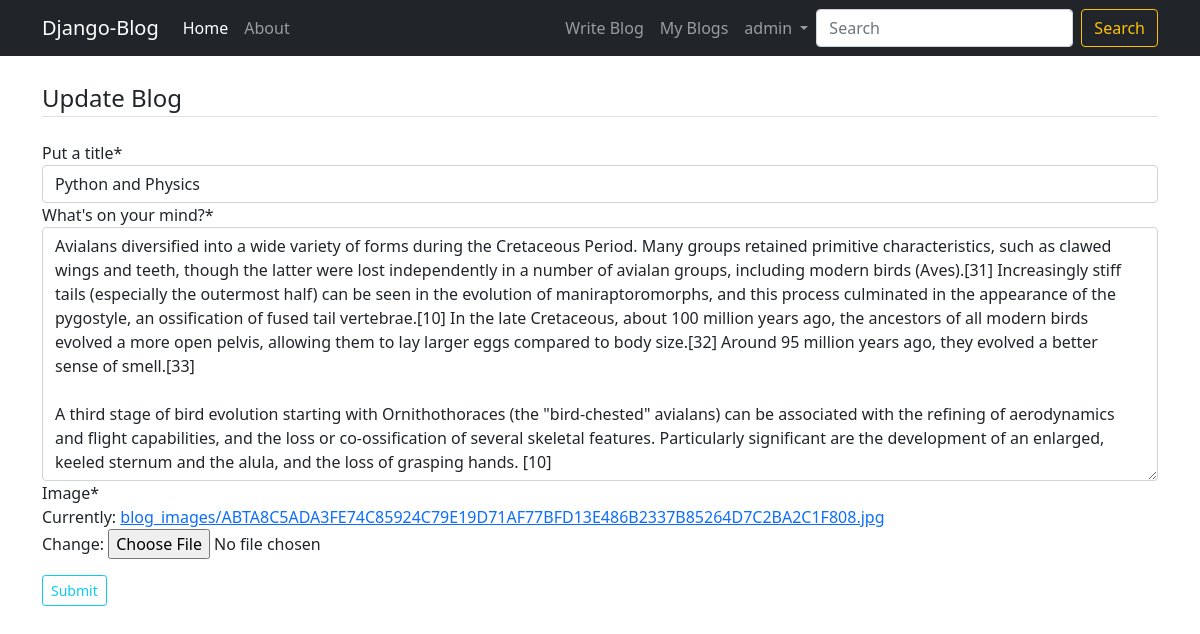
Page /blog_edit/15/ (signed in) on the earlier database version.
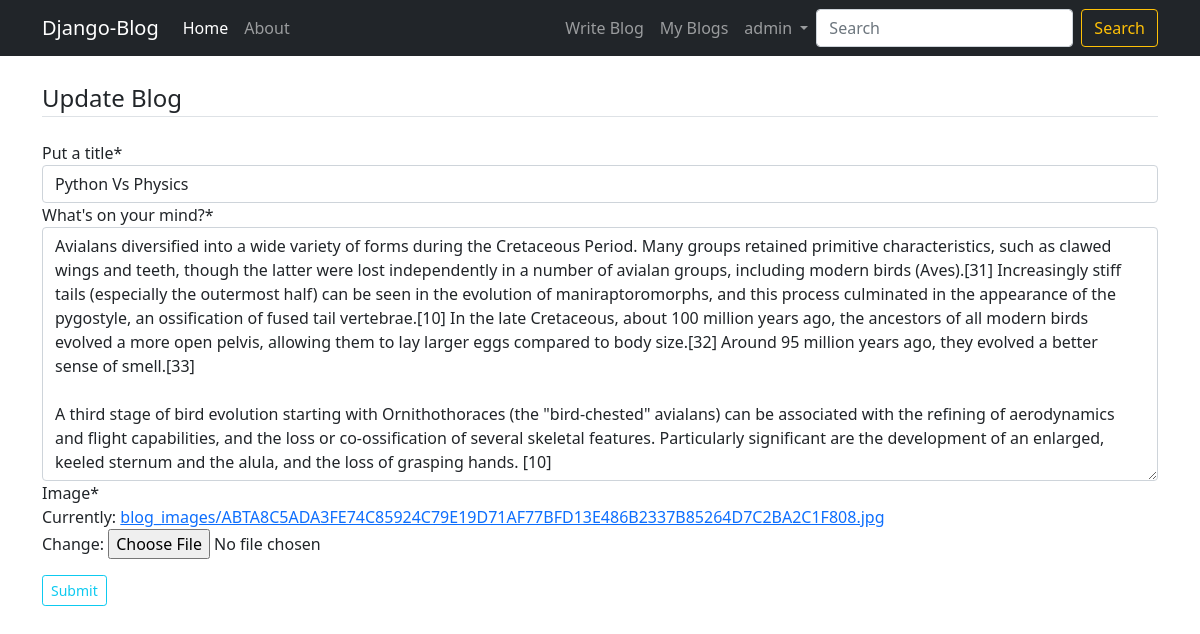
Same page on the later database version.
### App_Blog/models.py (models this page shows, shortened)
class Blog(models.Model):
    author       = models.ForeignKey(User, on_delete=models.CASCADE, related_name='post_author')
    title        = models.CharField(max_length=264, verbose_name='Put a title')
    slug         = models.SlugField(max_length=264, unique=True)
    content      = models.TextField(verbose_name="What's on your mind?")
    blog_image   = models.ImageField(upload_to='blog_images', verbose_name='Image')
    publish_date = models.DateTimeField(auto_now_add=True)
    update_date  = models.DateTimeField(auto_now=True)
    class Meta:
        ordering = ['-publish_date']

### App_Blog/views.py (the view, shortened to what this page needs)
# urls.py: path('blog_edit/<int:pk>/', UpdateBlog.as_view(), name='blog-edit'),
class UpdateBlog(LoginRequiredMixin, UpdateView):
    model  = Blog
    fields = ['title', 'content', 'blog_image']
    template_name = 'App_Blog/blog_edit.html'

### App_Blog/templates/App_Blog/blog_edit.html (shortened to what this page needs)
{% extends 'App_Blog/base.html' %}
{% load crispy_forms_tags %}
{% block content %}
{% if blog.author == user %}
<form method="POST" enctype="multipart/form-data">
    <fieldset class="form-group">
        <legend class="border-bottom mb-4">Update Blog</legend>
        {{ form|crispy }}
    </fieldset>
    <div class="form-group mt-3 mb-3">
        <button class="btn btn-outline-info btn-sm" type="submit"> Submit </button>
    </div>
</form>
{% else %}
<h3>You are not allowed buddy....</h3>
{% endif %}
{% endblock content %}

Differences in the rows shown:
changed Blog: title "Python and Physics" → "Python Vs Physics"
